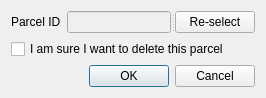
<?xml version="1.0" encoding="UTF-8"?>
<ui version="4.0">
 <class>dlg_parcelRemover</class>
 <widget class="QDialog" name="dlg_parcelRemover">
  <property name="geometry">
   <rect>
    <x>0</x>
    <y>0</y>
    <width>302</width>
    <height>110</height>
   </rect>
  </property>
  <property name="cursor">
   <cursorShape>PointingHandCursor</cursorShape>
  </property>
  <property name="windowTitle">
   <string>Parcel Remover</string>
  </property>
  <property name="accessibleName">
   <string/>
  </property>
  <layout class="QGridLayout" name="gridLayout">
   <property name="sizeConstraint">
    <enum>QLayout::SetFixedSize</enum>
   </property>
   <item row="0" column="0">
    <layout class="QVBoxLayout" name="verticalLayout">
     <item>
      <widget class="QSplitter" name="splitter">
       <property name="orientation">
        <enum>Qt::Horizontal</enum>
       </property>
       <widget class="QWidget" name="">
        <layout class="QFormLayout" name="formLayout">
         <item row="0" column="0">
          <widget class="QLabel" name="lbl_parcelId">
           <property name="text">
            <string>Parcel ID</string>
           </property>
          </widget>
         </item>
         <item row="0" column="1">
          <widget class="QLineEdit" name="lnedt_parcelId">
           <property name="enabled">
            <bool>false</bool>
           </property>
          </widget>
         </item>
        </layout>
       </widget>
       <widget class="QPushButton" name="pshbtn_re">
        <property name="text">
         <string>Re-select</string>
        </property>
       </widget>
      </widget>
     </item>
     <item>
      <widget class="QCheckBox" name="chkbx_confirm">
       <property name="text">
        <string>I am sure I want to delete this parcel</string>
       </property>
      </widget>
     </item>
     <item>
      <widget class="QDialogButtonBox" name="btnbx_options">
       <property name="standardButtons">
        <set>QDialogButtonBox::Cancel|QDialogButtonBox::Ok</set>
       </property>
      </widget>
     </item>
    </layout>
   </item>
  </layout>
 </widget>
 <resources/>
 <connections/>
</ui>
